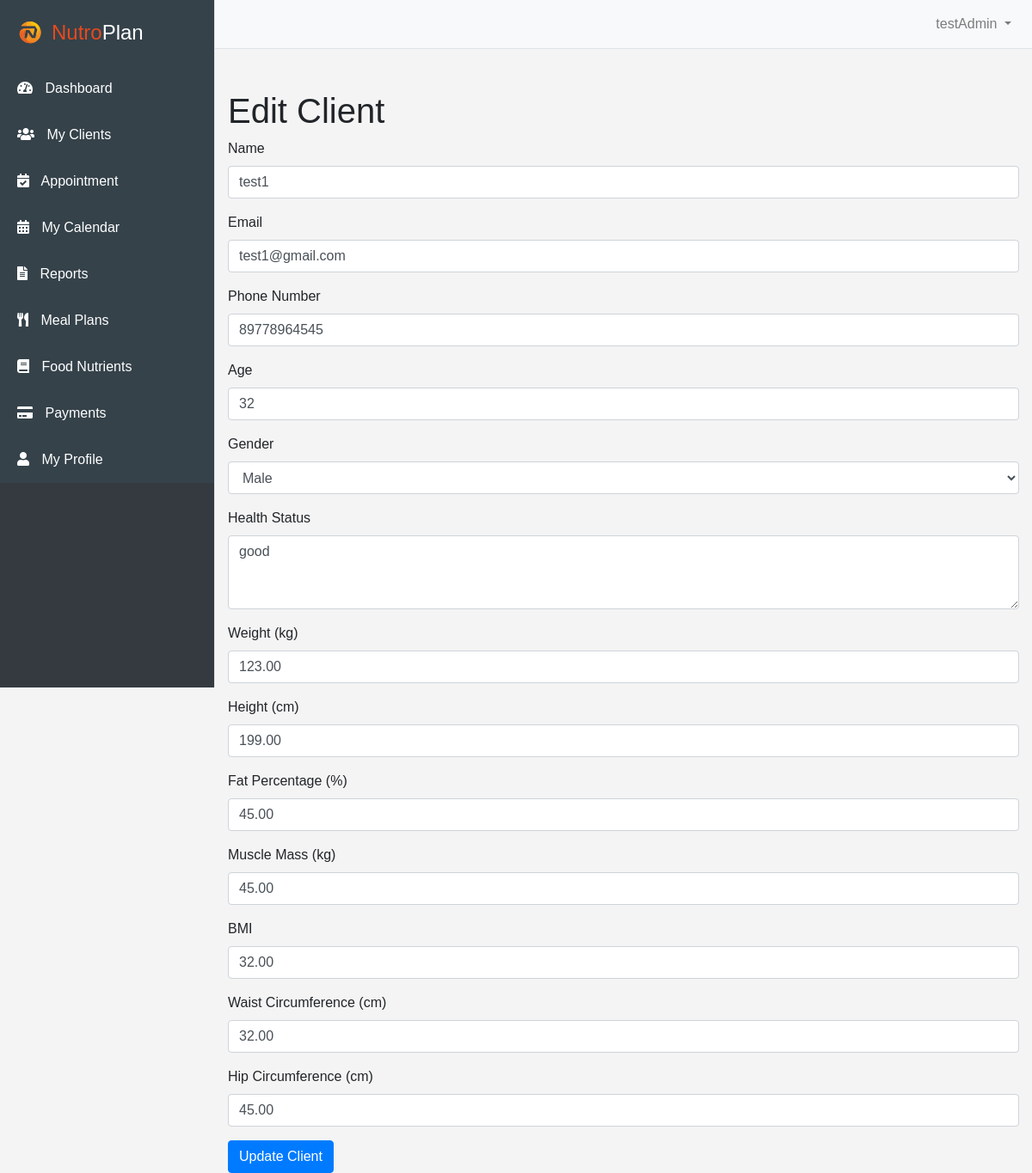
The page /HomePage/dashboard/edit_client.php?patient_id=20 (signed in) on the database its author committed.
### tables this page shows
CREATE TABLE `bodymetrics` (
  `metric_id` int(11) NOT NULL,
  `patient_id` int(11) NOT NULL,
  `recorded_at` timestamp NOT NULL DEFAULT current_timestamp(),
  `weight` decimal(5,2) DEFAULT NULL,
  `height` decimal(5,2) DEFAULT NULL,
  `fat_percentage` decimal(5,2) DEFAULT NULL,
  `muscle_mass` decimal(5,2) DEFAULT NULL,
  `bmi` decimal(5,2) DEFAULT NULL,
  `waist_circumference` decimal(5,2) DEFAULT NULL,
  `hip_circumference` decimal(5,2) DEFAULT NULL
);

CREATE TABLE `patients` (
  `patient_id` int(11) NOT NULL,
  `user_id` int(11) NOT NULL,
  `name` varchar(50) NOT NULL,
  `email` varchar(100) NOT NULL,
  `phone_number` varchar(20) DEFAULT NULL,
  `age` int(11) NOT NULL,
  `gender` enum('male','female','other') NOT NULL,
  `health_status` text DEFAULT NULL,
  `created_at` timestamp NOT NULL DEFAULT current_timestamp()
);

### HomePage/dashboard/edit_client.php (the view, shortened to what this page needs)
<?php
include '../../database/db.php';
$patient_id = $_GET['patient_id'];
$user_id = $_SESSION['user_id'];
try {
    $stmt = $conn->prepare("SELECT p.*, bm.weight, bm.height, bm.fat_percentage, bm.muscle_mass, bm.bmi, bm.waist_circumference, bm.hip_circumference FROM Patients p LEFT JOIN BodyMetrics bm ON p.patient_id = bm.patient_id WHERE p.patient_id = :patient_id AND p.user_id = :user_id");
    $stmt->bindParam(':patient_id', $patient_id);
    $stmt->bindParam(':user_id', $user_id);
    $stmt->execute();
    $client = $stmt->fetch(PDO::FETCH_ASSOC);
} catch (PDOException $e) {
    echo "Error: " . $e->getMessage();
    exit();
}
?>
<!DOCTYPE html>
<html lang="en">
<head>
    <link href="https://stackpath.bootstrapcdn.com/bootstrap/4.5.2/css/bootstrap.min.css" rel="stylesheet">
    <link href="https://cdnjs.cloudflare.com/ajax/libs/font-awesome/5.15.3/css/all.min.css" rel="stylesheet">
    <link rel="stylesheet" href="../../css/dashboard styles/dashboard.css">
</head>
<body>
    <div id="wrapper" class="d-flex">
        <div class="bg-dark border-right d-flex flex-column" id="sidebar-wrapper">
            <div class="sidebar-heading text-white">
                <img src="../../images/logo.svg" alt="Logo" class="logo"><span style="color: #e8491d;">Nutro</span>Plan
            </div>
            <div class="list-group list-group-flush flex-grow-1">
                <a href="dashboard.php" class="list-group-item">
                    <i class="fas fa-tachometer-alt"></i> Dashboard
                </a>
                <a href="myclients.php" class="list-group-item">
                    <i class="fas fa-users"></i> My Clients
                </a>
                <a href="appointment.php" class="list-group-item">
                    <i class="fas fa-calendar-check"></i> Appointment
                </a>
                <a href="mycalendar.php" class="list-group-item">
                    <i class="fas fa-calendar-alt"></i> My Calendar
                </a>
                <a href="reports.php" class="list-group-item">
                    <i class="fas fa-file-alt"></i> Reports
                </a>
                <a href="mealplans.php" class="list-group-item">
                    <i class="fas fa-utensils"></i> Meal Plans
                </a>
                <a href="food_nutrients.php" class="list-group-item">
                    <i class="fas fa-book"></i> Food Nutrients
                </a>
                <a href="payments.php" class="list-group-item">
                    <i class="fas fa-credit-card"></i> Payments
                </a>
                <a href="myprofile.php" class="list-group-item">
                    <i class="fas fa-user"></i> My Profile
                </a>
            </div>
        </div>
        <div id="page-content-wrapper">
            <nav class="navbar navbar-expand-lg navbar-light bg-light border-bottom">
                <div class="collapse navbar-collapse" id="navbarSupportedContent">
                    <ul class="navbar-nav ml-auto mt-2 mt-lg-0">
                        <li class="nav-item dropdown">
                            <a class="nav-link dropdown-toggle" href="#" id="navbarDropdown" role="button" data-toggle="dropdown" aria-haspopup="true" aria-expanded="false">
                                <?php echo $_SESSION['username']; ?>
                            </a>
                        </li>
                    </ul>
                </div>
            </nav>
    <div class="container mt-5">
        <h1>Edit Client</h1>
        <form method="POST">
            <div class="form-group">
                <label for="clientName">Name</label>
                <input type="text" class="form-control" id="clientName" name="name" value="<?php echo htmlspecialchars($client['name']); ?>" required>
            </div>
            <div class="form-group">
                <label for="clientEmail">Email</label>
                <input type="email" class="form-control" id="clientEmail" name="email" value="<?php echo htmlspecialchars($client['email']); ?>" required>
            </div>
            <div class="form-group">
                <label for="clientPhone">Phone Number</label>
                <input type="text" class="form-control" id="clientPhone" name="phone_number" value="<?php echo htmlspecialchars($client['phone_number']); ?>" required>
            </div>
            <div class="form-group">
                <label for="clientAge">Age</label>
                <input type="number" class="form-control" id="clientAge" name="age" value="<?php echo htmlspecialchars($client['age']); ?>" required>
            </div>
            <div class="form-group">
                <label for="clientGender">Gender</label>
                <select class="form-control" id="clientGender" name="gender" required>
                    <option value="male" <?php if ($client['gender'] == 'male') echo 'selected'; ?>>Male</option>
                </select>
            </div>
            <div class="form-group">
                <label for="clientHealthStatus">Health Status</label>
                <textarea class="form-control" id="clientHealthStatus" name="health_status" rows="3" required><?php echo htmlspecialchars($client['health_status']); ?></textarea>
            </div>
            <div class="form-group">
                <label for="clientWeight">Weight (kg)</label>
                <input type="number" step="0.01" class="form-control" id="clientWeight" name="weight" value="<?php echo htmlspecialchars($client['weight']); ?>" required>
            </div>
            <div class="form-group">
                <label for="clientHeight">Height (cm)</label>
                <input type="number" step="0.01" class="form-control" id="clientHeight" name="height" value="<?php echo htmlspecialchars($client['height']); ?>" required>
            </div>
            <div class="form-group">
                <label for="clientFatPercentage">Fat Percentage (%)</label>
                <input type="number" step="0.01" class="form-control" id="clientFatPercentage" name="fat_percentage" value="<?php echo htmlspecialchars($client['fat_percentage']); ?>" required>
            </div>
            <div class="form-group">
                <label for="clientMuscleMass">Muscle Mass (kg)</label>
                <input type="number" step="0.01" class="form-control" id="clientMuscleMass" name="muscle_mass" value="<?php echo htmlspecialchars($client['muscle_mass']); ?>" required>
            </div>
            <div class="form-group">
                <label for="clientBMI">BMI</label>
                <input type="number" step="0.01" class="form-control" id="clientBMI" name="bmi" value="<?php echo htmlspecialchars($client['bmi']); ?>" required>
            </div>
            <div class="form-group">
                <label for="clientWaistCircumference">Waist Circumference (cm)</label>
                <input type="number" step="0.01" class="form-control" id="clientWaistCircumference" name="waist_circumference" value="<?php echo htmlspecialchars($client['waist_circumference']); ?>" required>
            </div>
            <div class="form-group">
                <label for="clientHipCircumference">Hip Circumference (cm)</label>
                <input type="number" step="0.01" class="form-control" id="clientHipCircumference" name="hip_circumference" value="<?php echo htmlspecialchars($client['hip_circumference']); ?>" required>
            </div>
            <button type="submit" class="btn btn-primary">Update Client</button>
        </form>
    </div>
</body>
</html>

### css/dashboard styles/dashboard.css (style rules this page uses)
body { font-family: Arial, sans-serif; background-color: #f4f4f4; margin: 0; padding: 0; }
#wrapper { display: flex; }
#sidebar-wrapper { width: 250px; height: 100vh; background-color: #35424a; position: fixed; }
.sidebar-heading { padding: 20px; font-size: 1.5em; background-color: #35424a; display: flex; align-items: center; }
.sidebar-heading .logo { height: 30px; margin-right: 10px; }
.list-group-item { border: none; padding: 15px 20px; background-color: #35424a; color: white; }
.list-group-item i { margin-right: 10px; }
#page-content-wrapper { flex: 1; padding-left: 250px; }
.navbar { margin-bottom: 20px; }

### rows shown on the page
bodymetrics: name "test1", email "test1@gmail.com", phone_number "89778964545", age "32", health_status "good", weight "123.00", height "199.00", fat_percentage "45.00", muscle_mass "45.00", bmi "32.00", waist_circumference "32.00", hip_circumference "45.00"
patients: gender "Male"

### other values the page prints
$_SESSION['username'] "testAdmin"
